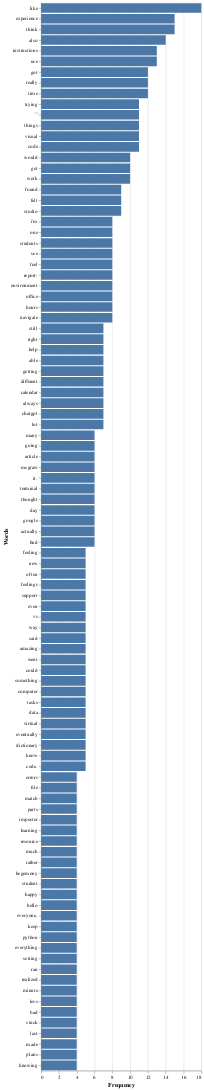

Notebook source saved alongside this figure:
### Code cell
chart

### Figure 1 — Vega specification as saved in the notebook (floating-point values rounded to 4 significant figures)
{"$schema": "https://vega.github.io/schema/vega/v5.json", "data": [{"name": "source_0"}, {"name": "data_0", "values": [{"frequency": 18, "frequency_end": 18.0, "frequency_start": 0.0, "word": "like"}, {"frequency": 15, "frequency_end": 15.0, "frequency_start": 0.0, "word": "experience"}, {"frequency": 15, "frequency_end": 15.0, "frequency_start": 0.0, "word": "think"}, {"frequency": 14, "frequency_end": 14.0, "frequency_start": 0.0, "word": "also"}, {"frequency": 13, "frequency_end": 13.0, "frequency_start": 0.0, "word": "instructions"}, {"frequency": 13, "frequency_end": 13.0, "frequency_start": 0.0, "word": "use"}, {"frequency": 12, "frequency_end": 12.0, "frequency_start": 0.0, "word": "got"}, {"frequency": 12, "frequency_end": 12.0, "frequency_start": 0.0, "word": "really"}, {"frequency": 12, "frequency_end": 12.0, "frequency_start": 0.0, "word": "time"}, {"frequency": 11, "frequency_end": 11.0, "frequency_start": 0.0, "word": "trying"}, {"frequency": 11, "frequency_end": 11.0, "frequency_start": 0.0, "word": "```"}, {"frequency": 11, "frequency_end": 11.0, "frequency_start": 0.0, "word": "things"}, {"frequency": 11, "frequency_end": 11.0, "frequency_start": 0.0, "word": "visual"}, {"frequency": 11, "frequency_end": 11.0, "frequency_start": 0.0, "word": "code"}, {"frequency": 10, "frequency_end": 10.0, "frequency_start": 0.0, "word": "would"}, {"frequency": 10, "frequency_end": 10.0, "frequency_start": 0.0, "word": "get"}, {"frequency": 10, "frequency_end": 10.0, "frequency_start": 0.0, "word": "work"}, {"frequency": 9, "frequency_end": 9.0, "frequency_start": 0.0, "word": "found"}, {"frequency": 9, "frequency_end": 9.0, "frequency_start": 0.0, "word": "felt"}, {"frequency": 9, "frequency_end": 9.0, "frequency_start": 0.0, "word": "studio"}, {"frequency": 8, "frequency_end": 8.0, "frequency_start": 0.0, "word": "i'm"}, {"frequency": 8, "frequency_end": 8.0, "frequency_start": 0.0, "word": "one"}, {"frequency": 8, "frequency_end": 8.0, "frequency_start": 0.0, "word": "students"}, {"frequency": 8, "frequency_end": 8.0, "frequency_start": 0.0, "word": "see"}, {"frequency": 8, "frequency_end": 8.0, "frequency_start": 0.0, "word": "feel"}, {"frequency": 8, "frequency_end": 8.0, "frequency_start": 0.0, "word": "report:"}, {"frequency": 8, "frequency_end": 8.0, "frequency_start": 0.0, "word": "environment"}, {"frequency": 8, "frequency_end": 8.0, "frequency_start": 0.0, "word": "office"}, {"frequency": 8, "frequency_end": 8.0, "frequency_start": 0.0, "word": "hours"}, {"frequency": 8, "frequency_end": 8.0, "frequency_start": 0.0, "word": "navigate"}, {"frequency": 7, "frequency_end": 7.0, "frequency_start": 0.0, "word": "still"}, {"frequency": 7, "frequency_end": 7.0, "frequency_start": 0.0, "word": "right"}, {"frequency": 7, "frequency_end": 7.0, "frequency_start": 0.0, "word": "help"}, {"frequency": 7, "frequency_end": 7.0, "frequency_start": 0.0, "word": "able"}, {"frequency": 7, "frequency_end": 7.0, "frequency_start": 0.0, "word": "getting"}, {"frequency": 7, "frequency_end": 7.0, "frequency_start": 0.0, "word": "different"}, {"frequency": 7, "frequency_end": 7.0, "frequency_start": 0.0, "word": "calendar"}, {"frequency": 7, "frequency_end": 7.0, "frequency_start": 0.0, "word": "always"}, {"frequency": 7, "frequency_end": 7.0, "frequency_start": 0.0, "word": "chatgpt"}, {"frequency": 7, "frequency_end": 7.0, "frequency_start": 0.0, "word": "lot"}, {"frequency": 6, "frequency_end": 6.0, "frequency_start": 0.0, "word": "many"}, {"frequency": 6, "frequency_end": 6.0, "frequency_start": 0.0, "word": "going"}, {"frequency": 6, "frequency_end": 6.0, "frequency_start": 0.0, "word": "article"}, {"frequency": 6, "frequency_end": 6.0, "frequency_start": 0.0, "word": "mcgraw"}, {"frequency": 6, "frequency_end": 6.0, "frequency_start": 0.0, "word": "it."}, {"frequency": 6, "frequency_end": 6.0, "frequency_start": 0.0, "word": "terminal"}, {"frequency": 6, "frequency_end": 6.0, "frequency_start": 0.0, "word": "thought"}, {"frequency": 6, "frequency_end": 6.0, "frequency_start": 0.0, "word": "day"}, {"frequency": 6, "frequency_end": 6.0, "frequency_start": 0.0, "word": "google"}, {"frequency": 6, "frequency_end": 6.0, "frequency_start": 0.0, "word": "actually"}, {"frequency": 6, "frequency_end": 6.0, "frequency_start": 0.0, "word": "find"}, {"frequency": 5, "frequency_end": 5.0, "frequency_start": 0.0, "word": "feeling"}, {"frequency": 5, "frequency_end": 5.0, "frequency_start": 0.0, "word": "new"}, {"frequency": 5, "frequency_end": 5.0, "frequency_start": 0.0, "word": "often"}, {"frequency": 5, "frequency_end": 5.0, "frequency_start": 0.0, "word": "feelings"}, {"frequency": 5, "frequency_end": 5.0, "frequency_start": 0.0, "word": "support"}, {"frequency": 5, "frequency_end": 5.0, "frequency_start": 0.0, "word": "even"}, {"frequency": 5, "frequency_end": 5.0, "frequency_start": 0.0, "word": "vs"}, {"frequency": 5, "frequency_end": 5.0, "frequency_start": 0.0, "word": "way"}, {"frequency": 5, "frequency_end": 5.0, "frequency_start": 0.0, "word": "said"}, {"frequency": 5, "frequency_end": 5.0, "frequency_start": 0.0, "word": "amazing"}, {"frequency": 5, "frequency_end": 5.0, "frequency_start": 0.0, "word": "went"}, {"frequency": 5, "frequency_end": 5.0, "frequency_start": 0.0, "word": "could"}, {"frequency": 5, "frequency_end": 5.0, "frequency_start": 0.0, "word": "something"}, {"frequency": 5, "frequency_end": 5.0, "frequency_start": 0.0, "word": "computer"}, {"frequency": 5, "frequency_end": 5.0, "frequency_start": 0.0, "word": "tasks"}, {"frequency": 5, "frequency_end": 5.0, "frequency_start": 0.0, "word": "data"}, {"frequency": 5, "frequency_end": 5.0, "frequency_start": 0.0, "word": "virtual"}, {"frequency": 5, "frequency_end": 5.0, "frequency_start": 0.0, "word": "eventually"}, {"frequency": 5, "frequency_end": 5.0, "frequency_start": 0.0, "word": "dictionary"}, {"frequency": 5, "frequency_end": 5.0, "frequency_start": 0.0, "word": "know"}, {"frequency": 5, "frequency_end": 5.0, "frequency_start": 0.0, "word": "code."}, {"frequency": 4, "frequency_end": 4.0, "frequency_start": 0.0, "word": "errors"}, {"frequency": 4, "frequency_end": 4.0, "frequency_start": 0.0, "word": "file"}, {"frequency": 4, "frequency_end": 4.0, "frequency_start": 0.0, "word": "match"}, {"frequency": 4, "frequency_end": 4.0, "frequency_start": 0.0, "word": "parts"}, {"frequency": 4, "frequency_end": 4.0, "frequency_start": 0.0, "word": "imposter"}, {"frequency": 4, "frequency_end": 4.0, "frequency_start": 0.0, "word": "learning"}, {"frequency": 4, "frequency_end": 4.0, "frequency_start": 0.0, "word": "resource"}, {"frequency": 4, "frequency_end": 4.0, "frequency_start": 0.0, "word": "much"}, {"frequency": 4, "frequency_end": 4.0, "frequency_start": 0.0, "word": "rather"}, {"frequency": 4, "frequency_end": 4.0, "frequency_start": 0.0, "word": "hegemony"}, {"frequency": 4, "frequency_end": 4.0, "frequency_start": 0.0, "word": "student"}, {"frequency": 4, "frequency_end": 4.0, "frequency_start": 0.0, "word": "happy"}, {"frequency": 4, "frequency_end": 4.0, "frequency_start": 0.0, "word": "hello"}, {"frequency": 4, "frequency_end": 4.0, "frequency_start": 0.0, "word": "everyone,"}, {"frequency": 4, "frequency_end": 4.0, "frequency_start": 0.0, "word": "keep"}, {"frequency": 4, "frequency_end": 4.0, "frequency_start": 0.0, "word": "python"}, {"frequency": 4, "frequency_end": 4.0, "frequency_start": 0.0, "word": "everything"}, {"frequency": 4, "frequency_end": 4.0, "frequency_start": 0.0, "word": "setting"}, {"frequency": 4, "frequency_end": 4.0, "frequency_start": 0.0, "word": "ran"}, {"frequency": 4, "frequency_end": 4.0, "frequency_start": 0.0, "word": "realized"}, {"frequency": 4, "frequency_end": 4.0, "frequency_start": 0.0, "word": "minute"}, {"frequency": 4, "frequency_end": 4.0, "frequency_start": 0.0, "word": "less"}, {"frequency": 4, "frequency_end": 4.0, "frequency_start": 0.0, "word": "bad"}, {"frequency": 4, "frequency_end": 4.0, "frequency_start": 0.0, "word": "stuck"}, {"frequency": 4, "frequency_end": 4.0, "frequency_start": 0.0, "word": "last"}, {"frequency": 4, "frequency_end": 4.0, "frequency_start": 0.0, "word": "made"}, {"frequency": 4, "frequency_end": 4.0, "frequency_start": 0.0, "word": "plans"}, {"frequency": 4, "frequency_end": 4.0, "frequency_start": 0.0, "word": "knowing"}]}, {"name": "source_0_y_domain_word", "values": [{"sort_field": 18, "word": "like"}, {"sort_field": 15, "word": "experience"}, {"sort_field": 15, "word": "think"}, {"sort_field": 14, "word": "also"}, {"sort_field": 13, "word": "instructions"}, {"sort_field": 13, "word": "use"}, {"sort_field": 12, "word": "got"}, {"sort_field": 12, "word": "really"}, {"sort_field": 12, "word": "time"}, {"sort_field": 11, "word": "trying"}, {"sort_field": 11, "word": "```"}, {"sort_field": 11, "word": "things"}, {"sort_field": 11, "word": "visual"}, {"sort_field": 11, "word": "code"}, {"sort_field": 10, "word": "would"}, {"sort_field": 10, "word": "get"}, {"sort_field": 10, "word": "work"}, {"sort_field": 9, "word": "found"}, {"sort_field": 9, "word": "felt"}, {"sort_field": 9, "word": "studio"}, {"sort_field": 8, "word": "i'm"}, {"sort_field": 8, "word": "one"}, {"sort_field": 8, "word": "students"}, {"sort_field": 8, "word": "see"}, {"sort_field": 8, "word": "feel"}, {"sort_field": 8, "word": "report:"}, {"sort_field": 8, "word": "environment"}, {"sort_field": 8, "word": "office"}, {"sort_field": 8, "word": "hours"}, {"sort_field": 8, "word": "navigate"}, {"sort_field": 7, "word": "still"}, {"sort_field": 7, "word": "right"}, {"sort_field": 7, "word": "help"}, {"sort_field": 7, "word": "able"}, {"sort_field": 7, "word": "getting"}, {"sort_field": 7, "word": "different"}, {"sort_field": 7, "word": "calendar"}, {"sort_field": 7, "word": "always"}, {"sort_field": 7, "word": "chatgpt"}, {"sort_field": 7, "word": "lot"}, {"sort_field": 6, "word": "many"}, {"sort_field": 6, "word": "going"}, {"sort_field": 6, "word": "article"}, {"sort_field": 6, "word": "mcgraw"}, {"sort_field": 6, "word": "it."}, {"sort_field": 6, "word": "terminal"}, {"sort_field": 6, "word": "thought"}, {"sort_field": 6, "word": "day"}, {"sort_field": 6, "word": "google"}, {"sort_field": 6, "word": "actually"}, {"sort_field": 6, "word": "find"}, {"sort_field": 5, "word": "feeling"}, {"sort_field": 5, "word": "new"}, {"sort_field": 5, "word": "often"}, {"sort_field": 5, "word": "feelings"}, {"sort_field": 5, "word": "support"}, {"sort_field": 5, "word": "even"}, {"sort_field": 5, "word": "vs"}, {"sort_field": 5, "word": "way"}, {"sort_field": 5, "word": "said"}, {"sort_field": 5, "word": "amazing"}, {"sort_field": 5, "word": "went"}, {"sort_field": 5, "word": "could"}, {"sort_field": 5, "word": "something"}, {"sort_field": 5, "word": "computer"}, {"sort_field": 5, "word": "tasks"}, {"sort_field": 5, "word": "data"}, {"sort_field": 5, "word": "virtual"}, {"sort_field": 5, "word": "eventually"}, {"sort_field": 5, "word": "dictionary"}, {"sort_field": 5, "word": "know"}, {"sort_field": 5, "word": "code."}, {"sort_field": 4, "word": "errors"}, {"sort_field": 4, "word": "file"}, {"sort_field": 4, "word": "match"}, {"sort_field": 4, "word": "parts"}, {"sort_field": 4, "word": "imposter"}, {"sort_field": 4, "word": "learning"}, {"sort_field": 4, "word": "resource"}, {"sort_field": 4, "word": "much"}, {"sort_field": 4, "word": "rather"}, {"sort_field": 4, "word": "hegemony"}, {"sort_field": 4, "word": "student"}, {"sort_field": 4, "word": "happy"}, {"sort_field": 4, "word": "hello"}, {"sort_field": 4, "word": "everyone,"}, {"sort_field": 4, "word": "keep"}, {"sort_field": 4, "word": "python"}, {"sort_field": 4, "word": "everything"}, {"sort_field": 4, "word": "setting"}, {"sort_field": 4, "word": "ran"}, {"sort_field": 4, "word": "realized"}, {"sort_field": 4, "word": "minute"}, {"sort_field": 4, "word": "less"}, {"sort_field": 4, "word": "bad"}, {"sort_field": 4, "word": "stuck"}, {"sort_field": 4, "word": "last"}, {"sort_field": 4, "word": "made"}, {"sort_field": 4, "word": "plans"}, {"sort_field": 4, "word": "knowing"}]}], "signals": [{"name": "y_step", "value": 20}, {"name": "height", "update": "bandspace(domain('y').length, 0.1, 0.05) * y_step"}], "marks": [{"type": "rect", "name": "marks", "from": {"data": "data_0"}, "encode": {"update": {"fill": {"value": "#4c78a8"}, "y": {"field": "word", "scale": "y"}, "ariaRoleDescription": {"value": "bar"}, "x2": {"field": "frequency_start", "scale": "x"}, "height": {"signal": "max(0.25, bandwidth('y'))"}, "description": {"signal": "\"Frequency: \" + (format(datum[\"frequency\"], \"\")) + \"; Words: \" + (isValid(datum[\"word\"]) ? datum[\"word\"] : \"\"+datum[\"word\"])"}, "x": {"field": "frequency_end", "scale": "x"}}}, "style": ["bar"]}], "scales": [{"name": "x", "type": "linear", "domain": {"fields": ["frequency_start", "frequency_end"], "data": "data_0"}, "range": [0, {"signal": "width"}], "nice": true, "zero": true}, {"name": "y", "type": "band", "domain": {"data": "source_0_y_domain_word", "field": "word", "sort": {"op": "max", "field": "sort_field", "order": "descending"}}, "range": {"step": {"signal": "y_step"}}, "paddingInner": 0.1, "paddingOuter": 0.05}], "axes": [{"scale": "x", "ticks": false, "maxExtent": 0, "minExtent": 0, "aria": false, "gridScale": "y", "grid": true, "zindex": 0, "tickCount": {"signal": "ceil(width/40)"}, "labels": false, "orient": "bottom", "domain": false}, {"scale": "x", "tickCount": {"signal": "ceil(width/40)"}, "zindex": 0, "title": "Frequency", "labelFlush": true, "orient": "bottom", "grid": false, "labelOverlap": true}, {"scale": "y", "title": "Words", "orient": "left", "grid": false, "zindex": 0}], "background": "white", "style": "cell", "width": 300, "padding": 5}
